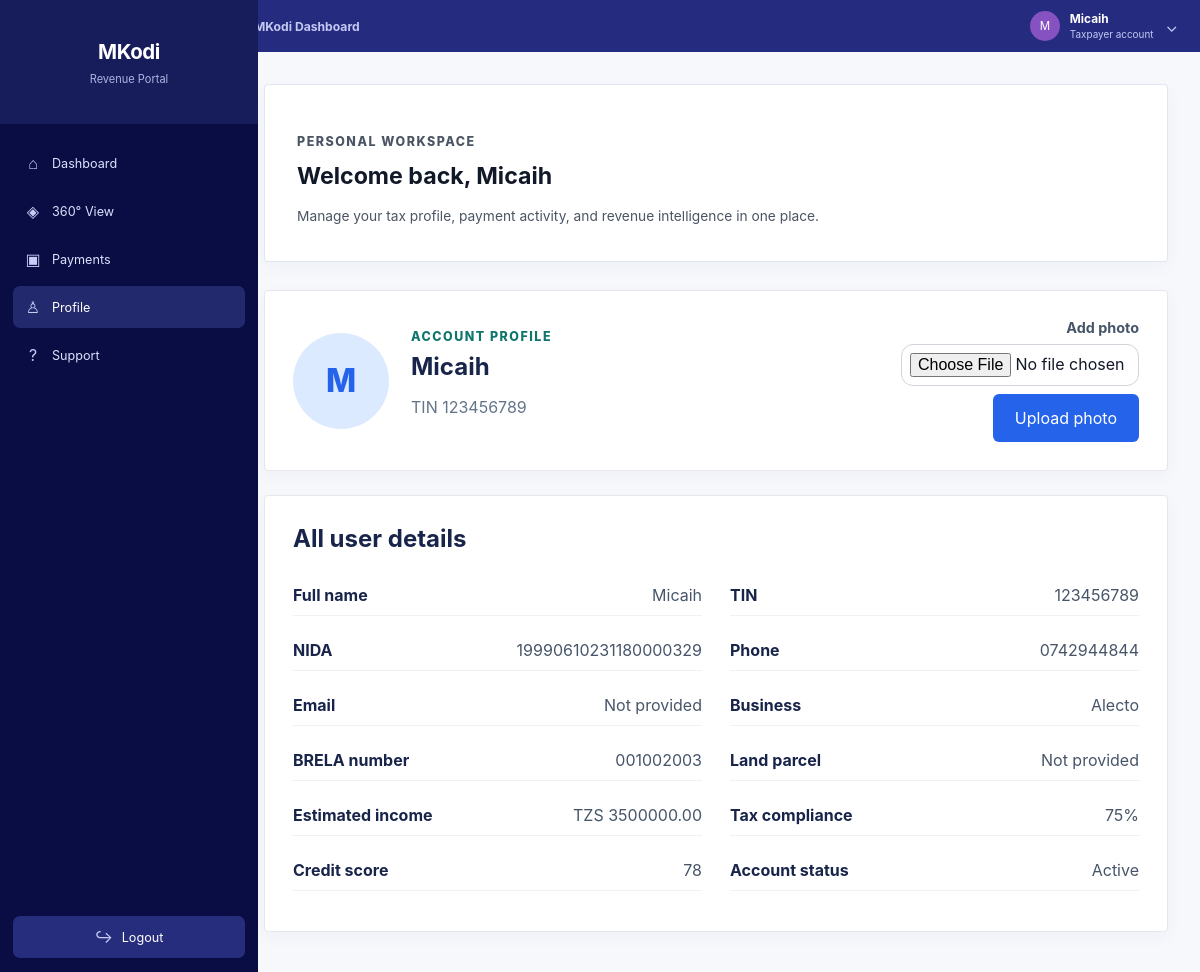
Page /profile/ (signed in) on the committed database.
### taxpayers/models.py (models this page shows, shortened)
class Taxpayer(models.Model):
    nida_number = models.CharField(max_length=20, primary_key=True, unique=True)
    tin_number = models.CharField(max_length=20, unique=True, null=True, blank=True)
    phone_number = models.CharField(max_length=15, unique=True)
    full_name = models.CharField(max_length=255)
    email = models.EmailField(blank=True, null=True)
    business_name = models.CharField(max_length=255, blank=True, null=True)
    brela_number = models.CharField(max_length=100, blank=True, null=True)
    land_parcel = models.CharField(max_length=100, blank=True, null=True)
    estimated_income = models.DecimalField(max_digits=15, decimal_places=2, default=0.00)
    tax_compliance_score = models.IntegerField(default=65)
    credit_score = models.IntegerField(default=60)
    is_active = models.BooleanField(default=True)
    date_registered = models.DateTimeField(auto_now_add=True)

### core/views.py (the view)
# urls.py: path('profile/', profile_view, name='profile'),
@login_required(login_url='/')
def profile_view(request):
    taxpayer = Taxpayer.objects.filter(tin_number=request.user.username).first()
    profile, _ = UserProfile.objects.get_or_create(user=request.user)
    if request.method == 'POST' and request.FILES.get('photo'):
        profile.photo = request.FILES['photo']
        profile.save()
        messages.success(request, 'Profile photo updated.')
        return redirect('profile')
    return render(request, 'profile.html', {'taxpayer': taxpayer, 'profile': profile})

### templates/profile.html (shortened to what this page needs)
{% load static %}
<!DOCTYPE html>
<html lang="en">
<head>
    <link rel="stylesheet" href="{% static 'css/mkodi-style.css' %}">
</head>
<body class="page-shell portal-shell">
    <main class="page-content">
        {% include 'partials/portal_nav.html' %}
        <section class="profile-header card">
            <div class="profile-photo-wrap">
                {% if profile.photo %}<img src="{{ profile.photo.url }}" alt="Profile photo">{% else %}<span>{{ taxpayer.full_name|default:user.username|first|upper }}</span>{% endif %}
            </div>
            <div><p class="eyebrow">Account profile</p><h1>{{ taxpayer.full_name|default:user.username }}</h1><p>TIN {{ user.username }}</p></div>
            <form class="photo-form" method="post" enctype="multipart/form-data">{% csrf_token %}<label for="photo">Add photo</label><input id="photo" type="file" name="photo" accept="image/*" required><button class="btn-primary" type="submit">Upload photo</button></form>
        </section>
        <section class="profile-details card">
            <h2>All user details</h2>
            {% if taxpayer %}<div class="profile-fields">
                <p><strong>Full name</strong><span>{{ taxpayer.full_name }}</span></p><p><strong>TIN</strong><span>{{ taxpayer.tin_number }}</span></p><p><strong>NIDA</strong><span>{{ taxpayer.nida_number }}</span></p><p><strong>Phone</strong><span>{{ taxpayer.phone_number }}</span></p><p><strong>Email</strong><span>{{ taxpayer.email|default:'Not provided' }}</span></p><p><strong>Business</strong><span>{{ taxpayer.business_name|default:'Not provided' }}</span></p><p><strong>BRELA number</strong><span>{{ taxpayer.brela_number|default:'Not provided' }}</span></p><p><strong>Land parcel</strong><span>{{ taxpayer.land_parcel|default:'Not provided' }}</span></p><p><strong>Estimated income</strong><span>TZS {{ taxpayer.estimated_income }}</span></p><p><strong>Tax compliance</strong><span>{{ taxpayer.tax_compliance_score }}%</span></p><p><strong>Credit score</strong><span>{{ taxpayer.credit_score }}</span></p><p><strong>Account status</strong><span>{% if taxpayer.is_active %}Active{% else %}Inactive{% endif %}</span></p>
            </div>{% else %}<div class="empty-state">No taxpayer details are linked to this account.</div>{% endif %}
        </section>
    </main>
</body>
</html>

### templates/partials/portal_nav.html
<aside class="portal-sidebar">
    <a class="sidebar-brand" href="{% url 'home' %}">
        <strong>MKodi</strong>
        <span>Revenue Portal</span>
    </a>
    <nav class="sidebar-menu" aria-label="Main navigation">
        <a class="{% if request.resolver_match.url_name == 'home' %}is-active{% endif %}" href="{% url 'home' %}"><span class="menu-icon">⌂</span>Dashboard</a>
        <a class="{% if request.resolver_match.url_name == 'intelligence' %}is-active{% endif %}" href="{% url 'intelligence' %}"><span class="menu-icon">◈</span>360° View</a>
        <a class="{% if request.resolver_match.url_name == 'payments' %}is-active{% endif %}" href="{% url 'payments' %}"><span class="menu-icon">▣</span>Payments</a>
        <a class="{% if request.resolver_match.url_name == 'profile' %}is-active{% endif %}" href="{% url 'profile' %}"><span class="menu-icon">♙</span>Profile</a>
        <a href="{% url 'home' %}#support"><span class="menu-icon">?</span>Support</a>
    </nav>
    <a class="sidebar-logout" href="{% url 'logout' %}"><span class="menu-icon">↪</span>Logout</a>
</aside>
<header class="portal-topbar">
    <div class="topbar-context">MKodi Dashboard</div>
    <div class="topbar-user">
        <span class="user-avatar">{{ request.user.first_name|default:request.user.username|first|upper }}</span>
        <span><strong>{{ request.user.first_name|default:request.user.username }}</strong><small>Taxpayer account</small></span>
        <span class="topbar-chevron">⌄</span>
    </div>
</header>
<div class="dashboard-hero card">
    <p class="eyebrow">Personal workspace</p>
    <h2>Welcome back, {{ request.user.first_name|default:request.user.username }}</h2>
    <p>Manage your tax profile, payment activity, and revenue intelligence in one place.</p>
</div>

### rows in the picture
Taxpayer: full_name|first "M", full_name "Micaih", tin_number "123456789", nida_number "19990610231180000329", phone_number "0742944844", email "Not provided", business_name "Alecto", brela_number "001002003", land_parcel "Not provided", estimated_income "3500000.00", tax_compliance_score "75", credit_score "78"

### other values in the picture
{{ request.user.first_name|default:request.user.username|first|upper }} "M"
{{ request.user.first_name|default:request.user.username }} "Micaih"
{{ user.username }} "123456789"
